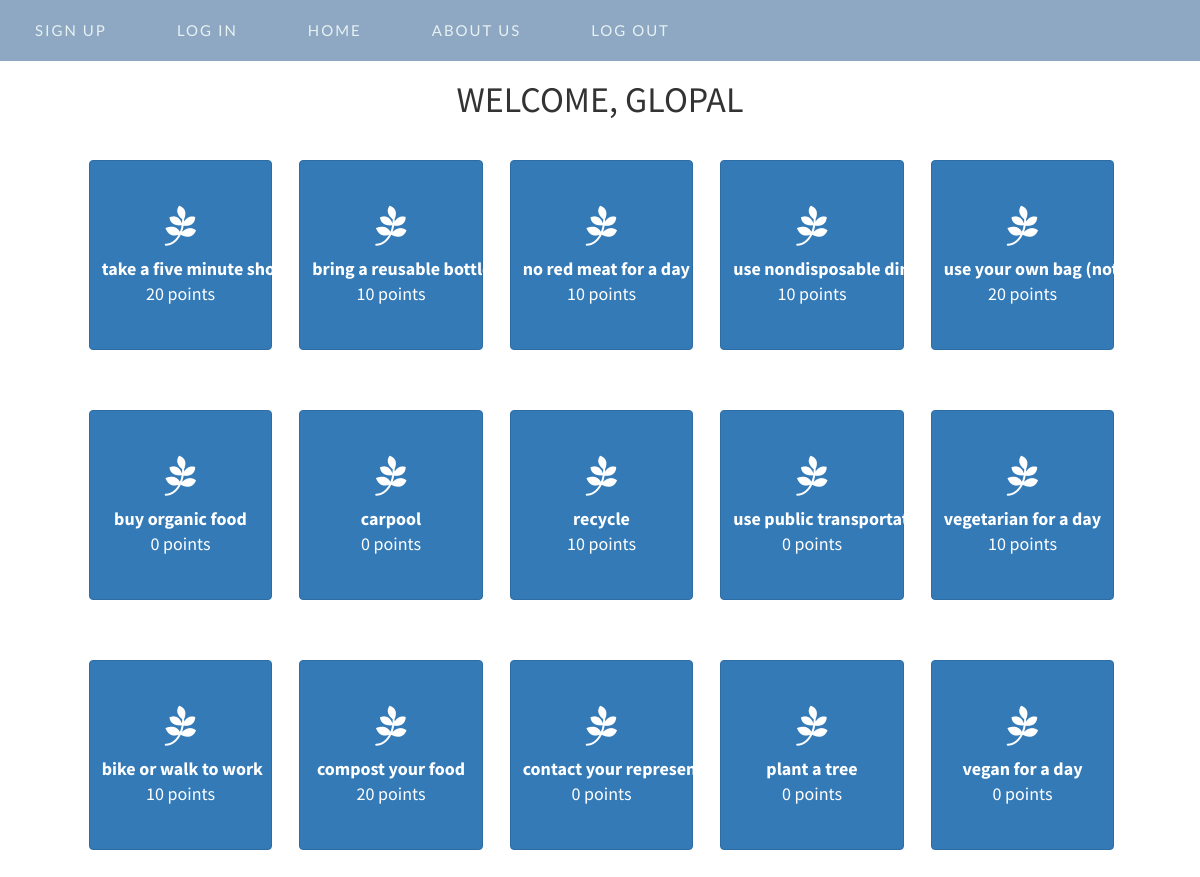
Page /core/index/ (signed in) on the committed database.
### core/models.py (models this page shows, shortened)
class Activity(models.Model):
    user = models.ForeignKey(User, default=1)
    taskName = models.CharField(max_length=100)
    category = models.CharField(max_length=100)
    is_complete = models.IntegerField(default=0)

### core/views.py (the view)
def index(request):
    all_activities = Activity.objects.all()
    return render(request, 'core/index.html', {'all_activities': all_activities})

### core/templates/core/index.html (shortened to what this page needs)
{% extends 'core/base.html' %}
{% load staticfiles %}
{% block href %}
  <link rel="stylesheet" type="text/css" href="{% static 'core/userhomepage.css' %}">
  <link href="https://maxcdn.bootstrapcdn.com/font-awesome/4.5.0/css/font-awesome.min.css" rel="stylesheet">
{% endblock %}
{% block body %}
  <h1 id="name">Welcome, {{ user.username }}</h1>
      <div id="all_content">
            {% for activity in all_activities %}
                <div class= "task">
                    <div>
                        <div class="caption">
                            <a href="{% url 'core:add_total' activity.id %}" class="btn btn-primary custom"role="button">
                              <i class="fa fa-pagelines leaf" aria-hidden="true"></i><br>
                                <b>{{ activity.taskName }}</b> <br>
                                {{ activity.is_complete }} points
                            </a>
                        </div>
                    </div>
                </div>
            {% endfor %}
      </div>
{% endblock %}

### core/static/core/userhomepage.css (style rules this page uses)
body { background-color: #e8f1f2; color: #25283d; font-family: 'Source Sans Pro', sans-serif; }
#all_content { width: 90%; margin: 0 auto; padding: none; text-align: center; }
.task { margin-top: 30px; margin-left: 13px; margin-right: 10px; margin-bottom: 30px; padding: 0; display: inline-block; width: 17%; text-align: center; }
#name { text-align: center; text-transform: uppercase; font-family: 'Source Sans Pro', sans-serif; }
.custom { width: 100% !important; height: 190px !important; padding-top: 45px !important; margin-left: 0 !important; margin-right: 0 !important; font-family: 'Source Sans Pro', sans-serif !important; font-size: 18px !important; text-transform: lowercase !important; }
.leaf { font-size: 40px !important; margin-bottom: 10px !important; }

### rows in the picture
Activity: taskName "take a five minute shower", is_complete "20"
Activity: taskName "bring a reusable bottle", is_complete "10"
Activity: taskName "no red meat for a day", is_complete "10"
Activity: taskName "use nondisposable dinnerware", is_complete "10"
Activity: taskName "use your own bag (not plastic)", is_complete "20"
Activity: taskName "buy organic food", is_complete "0"
Activity: taskName "carpool", is_complete "0"
Activity: taskName "recycle", is_complete "10"
Activity: taskName "use public transportation", is_complete "0"
Activity: taskName "vegetarian for a day", is_complete "10"
Activity: taskName "bike or walk to work", is_complete "10"
Activity: taskName "compost your food", is_complete "20"
Activity: taskName "contact your representative", is_complete "0"
Activity: taskName "plant a tree", is_complete "0"
Activity: taskName "vegan for a day", is_complete "0"

### other values in the picture
{{ user.username }} "GLOPAL"
